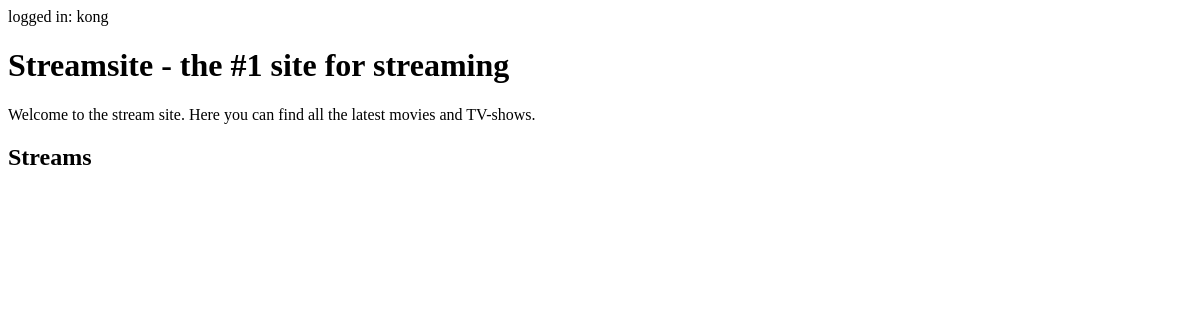
The app's page /home/ (signed in), older data.
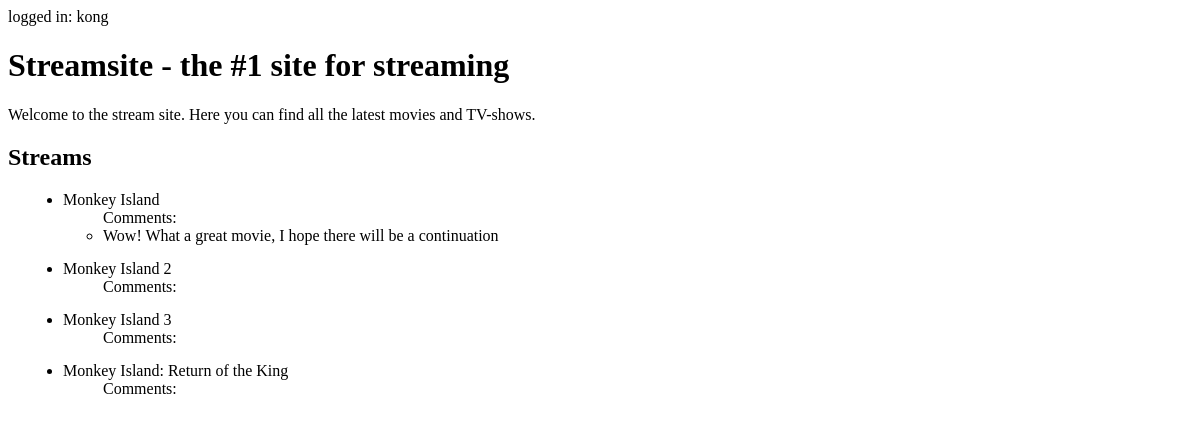
The same page, newer data.
### stream/models.py (models this page shows)
class Stream(models.Model):
    title = models.CharField(max_length=100)
    description = models.TextField()
    url = models.URLField()
    def __str__(self):
        return self.title

class Comment(models.Model):
    stream = models.ForeignKey(Stream, on_delete=models.CASCADE)
    text = models.TextField()
    def __str__(self):
        return self.text

### stream/views.py (the view)
# urls.py: 2. Add a URL to urlpatterns:  path('', views.home, name='home')
def home(request):
    if request.session['username'] is not None:
        username = request.session['username']
        return render(request, 'pages/home.html', {'username': username, 'streams': Stream.objects.all(), 'comments': Comment.objects.all()})
    return redirect('/')

### stream/templates/pages/home.html (shortened to what this page needs)
<html xmlns="http://www.w3.org/1999/xhtml">
<head>
</head>
<body>
    logged in: {{username}}
    <h1>Streamsite - the #1 site for streaming</h1>
    <p>Welcome to the stream site. Here you can find all the latest movies and TV-shows.</p>
    <div>
        <h2>Streams</h2>
        <ul>
            {% for stream in streams %}
                <li style="margin: 15px;">
                    {{stream}} <br>
                    <dd>Comments:</dd>
                    <ul>
                        {% for comment in comments %}
                            {% if comment.stream == stream %}
                                <li>{{comment}}</li>
                            {% endif %}
                        {% endfor %}
                    </ul>
                </li>
            {% endfor %}
        </ul>
    </div>
</body>
</html>

Row changes from the older to the newer data that the page shows:
added Stream: title "Monkey Island"
added Comment: text "Wow! What a great movie, I hope there will be a continuation"
added Stream: title "Monkey Island 2"
added Stream: title "Monkey Island 3"
added Stream: title "Monkey Island: Return of the King"
